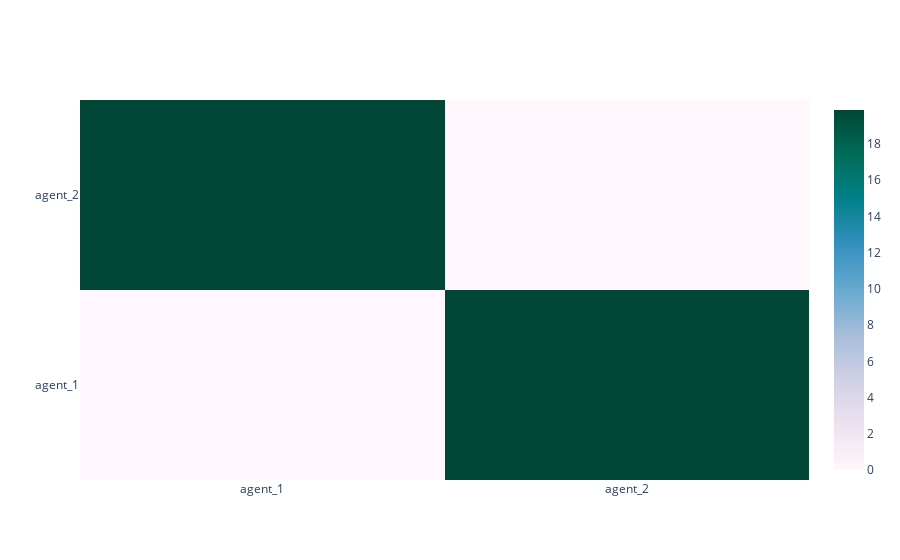

The notebook cell this image was saved under:
### Code cell
fig = heatmap(
    net.similarity_heatmap(),
    x_labels=['agent_'+str(i+1) for i in range(len(net.agents))],
    y_labels=['agent_'+str(i+1) for i in range(len(net.agents))]
)
fig.show()

### Figure 1 — Plotly figure (JSON) as saved in the notebook; plotly's stock layout.template omitted (floating-point values rounded to 4 significant figures)
{"data": [{"colorscale": [[0.0, "rgb(255,247,251)"], [0.125, "rgb(236,226,240)"], [0.25, "rgb(208,209,230)"], [0.375, "rgb(166,189,219)"], [0.5, "rgb(103,169,207)"], [0.625, "rgb(54,144,192)"], [0.75, "rgb(2,129,138)"], [0.875, "rgb(1,108,89)"], [1.0, "rgb(1,70,54)"]], "hoverongaps": false, "x": ["agent_1", "agent_2"], "y": ["agent_1", "agent_2"], "z": [[0.0, 19.88], [19.88, 0.0]], "type": "heatmap"}], "layout": {}}
